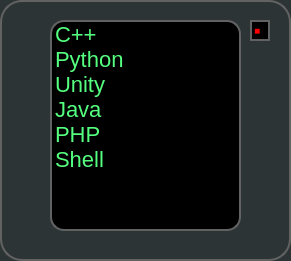
<?xml version="1.0" encoding="UTF-8"?>
<ui version="4.0">
 <class>Menu</class>
 <widget class="QWidget" name="Menu">
  <property name="geometry">
   <rect>
    <x>0</x>
    <y>0</y>
    <width>291</width>
    <height>261</height>
   </rect>
  </property>
  <property name="windowTitle">
   <string>CodeToolbox</string>
  </property>
  <property name="styleSheet">
   <string notr="true">background-color:#2d3436;
color:rgb(85, 255, 127);
border-radius: 22px;
font: &quot;Arial&quot;;
font-size: 22px;
border: 2px solid rgb(98, 98, 98);</string>
  </property>
  <widget class="QListWidget" name="SelectList">
   <property name="geometry">
    <rect>
     <x>50</x>
     <y>20</y>
     <width>191</width>
     <height>211</height>
    </rect>
   </property>
   <property name="font">
    <font>
     <pointsize>-1</pointsize>
     <weight>50</weight>
     <italic>false</italic>
     <bold>false</bold>
    </font>
   </property>
   <property name="styleSheet">
    <string notr="true">color:rgb(85, 255, 127);
border-radius: 14px;
font: &quot;Arial&quot;;
font-size: 22px;
border: 2px solid rgb(98, 98, 98);
background-color: #000000;</string>
   </property>
   <item>
    <property name="text">
     <string>C++</string>
    </property>
    <property name="background">
     <brush brushstyle="NoBrush">
      <color alpha="255">
       <red>255</red>
       <green>170</green>
       <blue>127</blue>
      </color>
     </brush>
    </property>
   </item>
   <item>
    <property name="text">
     <string>Python</string>
    </property>
   </item>
   <item>
    <property name="text">
     <string>Unity</string>
    </property>
    <property name="icon">
     <iconset theme="這啥">
      <normaloff>.</normaloff>.</iconset>
    </property>
   </item>
   <item>
    <property name="text">
     <string>Java</string>
    </property>
   </item>
   <item>
    <property name="text">
     <string>PHP</string>
    </property>
   </item>
   <item>
    <property name="text">
     <string>Shell</string>
    </property>
   </item>
  </widget>
  <widget class="QLabel" name="label">
   <property name="geometry">
    <rect>
     <x>250</x>
     <y>20</y>
     <width>20</width>
     <height>21</height>
    </rect>
   </property>
   <property name="styleSheet">
    <string notr="true">color: rgb(255, 0, 0);
border-radius: 14px;
font: &quot;Arial&quot;;
font-size: 10px;
border: 2px solid rgb(98, 98, 98);
background-color: #000000;</string>
   </property>
   <property name="text">
    <string>■</string>
   </property>
  </widget>
 </widget>
 <resources/>
 <connections/>
</ui>
